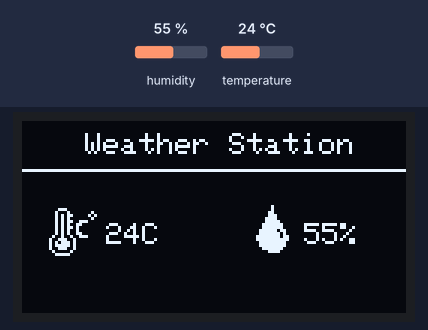
Simulated run of this sketch. Board: ESP32. On the bench: 128×64 one-colour display. The inputs (shaded band) are chosen by the test bench; at power-on: humidity 55 %, temperature 24 °C. What the sketch prints to the serial monitor is not drawn.

Above: at 3.2 s.
3.3 s: humidity set to 22 %
At 5.8 s:
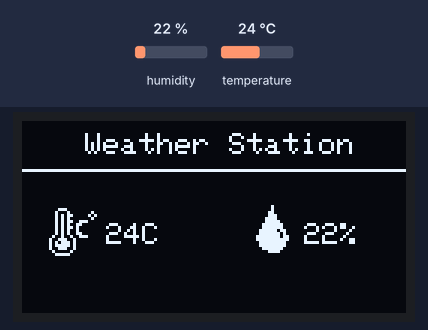
6.6 s: temperature set to 12 °C
At 8.3 s:
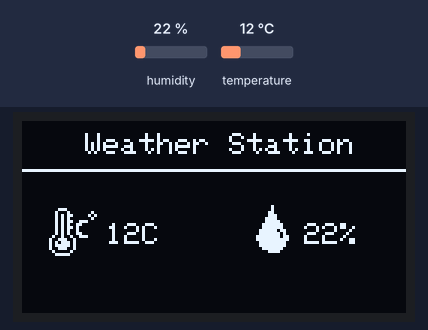
9.9 s: humidity set to 40 %
At 13.3 s:
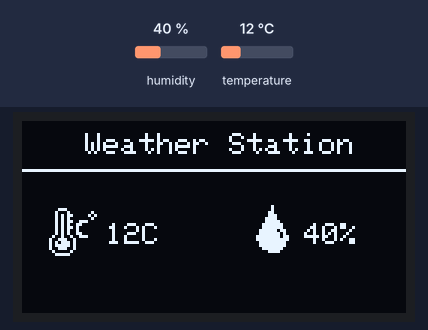
14.3 s: temperature set to 19 °C
Timing chart, 0 to 17.3 s (numbered marks = the images above; inputs shaded):
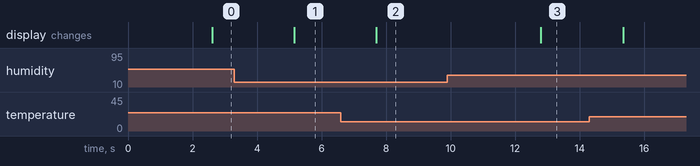

The sketch:

weatherStation.ino
```cpp
#include <DHT11.h>
#include <SPI.h>
#include <Wire.h>
#include <Adafruit_GFX.h>
#include <Adafruit_SSD1306.h>

#define SCREEN_WIDTH 128
#define SCREEN_HEIGHT 64

#define OLED_RESET -1
#define SCREEN_ADDRESS 0x3C

Adafruit_SSD1306 display(SCREEN_WIDTH, SCREEN_HEIGHT, &Wire, OLED_RESET);

DHT11 dht11(4);


// [BEGIN lopaka generated]

static const unsigned char PROGMEM image_weather_humidity_bits[] = {0x04,0x00,0x04,0x00,0x0c,0x00,0x0e,0x00,0x1e,0x00,0x1f,0x00,0x3f,0x80,0x3f,0x80,0x7e,0xc0,0x7f,0x40,0xff,0x60,0xff,0xe0,0x7f,0xc0,0x7f,0xc0,0x3f,0x80,0x0f,0x00};

static const unsigned char PROGMEM image_weather_temperature_bits[] = {0x1c,0x00,0x22,0x02,0x2b,0x05,0x2a,0x02,0x2b,0x38,0x2a,0x60,0x2b,0x40,0x2a,0x40,0x2a,0x60,0x49,0x38,0x9c,0x80,0xae,0x80,0xbe,0x80,0x9c,0x80,0x41,0x00,0x3e,0x00};


void drawScreen_1(int temperature, int humidity) {

    display.clearDisplay();

    // string 1
    display.setTextColor(WHITE);
    display.setTextSize(1);
    display.setCursor(21, 4);
    display.print("Weather Station");

    // Line
    display.drawLine(0, 16, 127, 16, WHITE);

    // weather_temperature
    display.drawBitmap(9, 29, image_weather_temperature_bits, 16, 16, WHITE);

    // weather_humidity
    display.drawBitmap(78, 28, image_weather_humidity_bits, 11, 16, WHITE);

    // Humidity
    display.setCursor(94, 34);
    display.print(humidity);
    display.print("%");

    // Temperature
    display.setCursor(28, 34);
    display.print(temperature);
    display.print("C");

    display.display();

}

// [END lopaka generated]


void setup() {

    Serial.begin(115200);

    Wire.begin(21, 22);

    if (!display.begin(SSD1306_SWITCHCAPVCC, SCREEN_ADDRESS)) {

        Serial.println("OLED Error");

        while (true) {
            delay(1000);
        }
    }

    display.clearDisplay();

    display.setTextColor(WHITE);
    display.setTextSize(1);
    display.setCursor(20, 25);
    display.print("Weather Station");
    display.display();

    Serial.println("Weather Station Started");

    delay(2000);

}


void loop() {

    int temperature = 0;
    int humidity = 0;

    // Read DHT11 sensor
    int result = dht11.readTemperatureHumidity(temperature, humidity);

    if (result == 0) {

        Serial.print("Temperature: ");
        Serial.print(temperature);
        Serial.print(" C | Humidity: ");
        Serial.print(humidity);
        Serial.println(" %");

        drawScreen_1(temperature, humidity);

    } else {

        Serial.print("DHT11 Error: ");
        Serial.println(DHT11::getErrorString(result));

        display.clearDisplay();

        display.setTextColor(WHITE);
        display.setTextSize(1);
        display.setCursor(20, 25);
        display.print("DHT11 Error");

        display.display();

    }

    delay(2000);

}
```

Measured:
- after the input at 3.3 s, the display: changes after 1.9 s (image 1)
- after the input at 6.6 s, the display: changes after 1.1 s (image 2)
- after the input at 9.9 s, the display: changes after 2.9 s (image 3)
